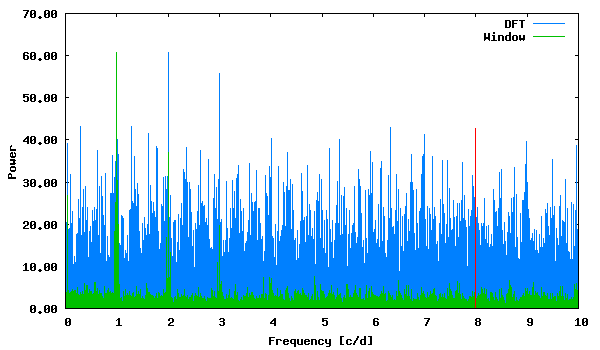

Recreate this plot in gnuplot.
set term png size 600,350 medium
set colors classic
set output "phase_lc_19.deeming.png"
set xlabel "Frequency [c/d]"
set ylabel "Power"
set format y "%5.2f"
plot "deeming.periodogram" using 1:2 with lines linecolor 3 title "DFT", "deeming.periodogram" using 1:3 with lines linecolor 2 title "Window", "<echo '7.992217 42.75915556'" with impulses linecolor 1 title ""
 
